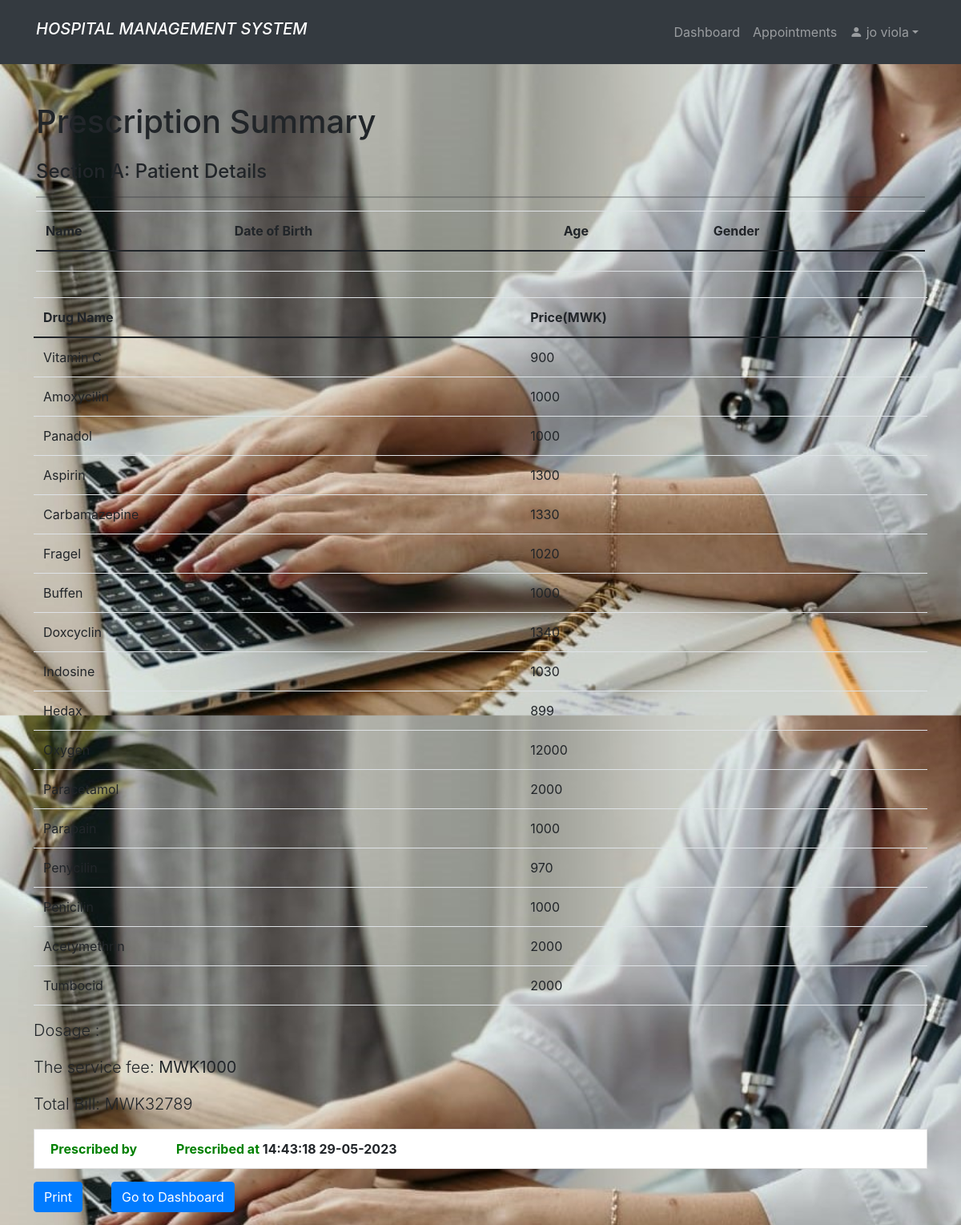
Page /doc_billing.php (signed in) on the earlier database version.
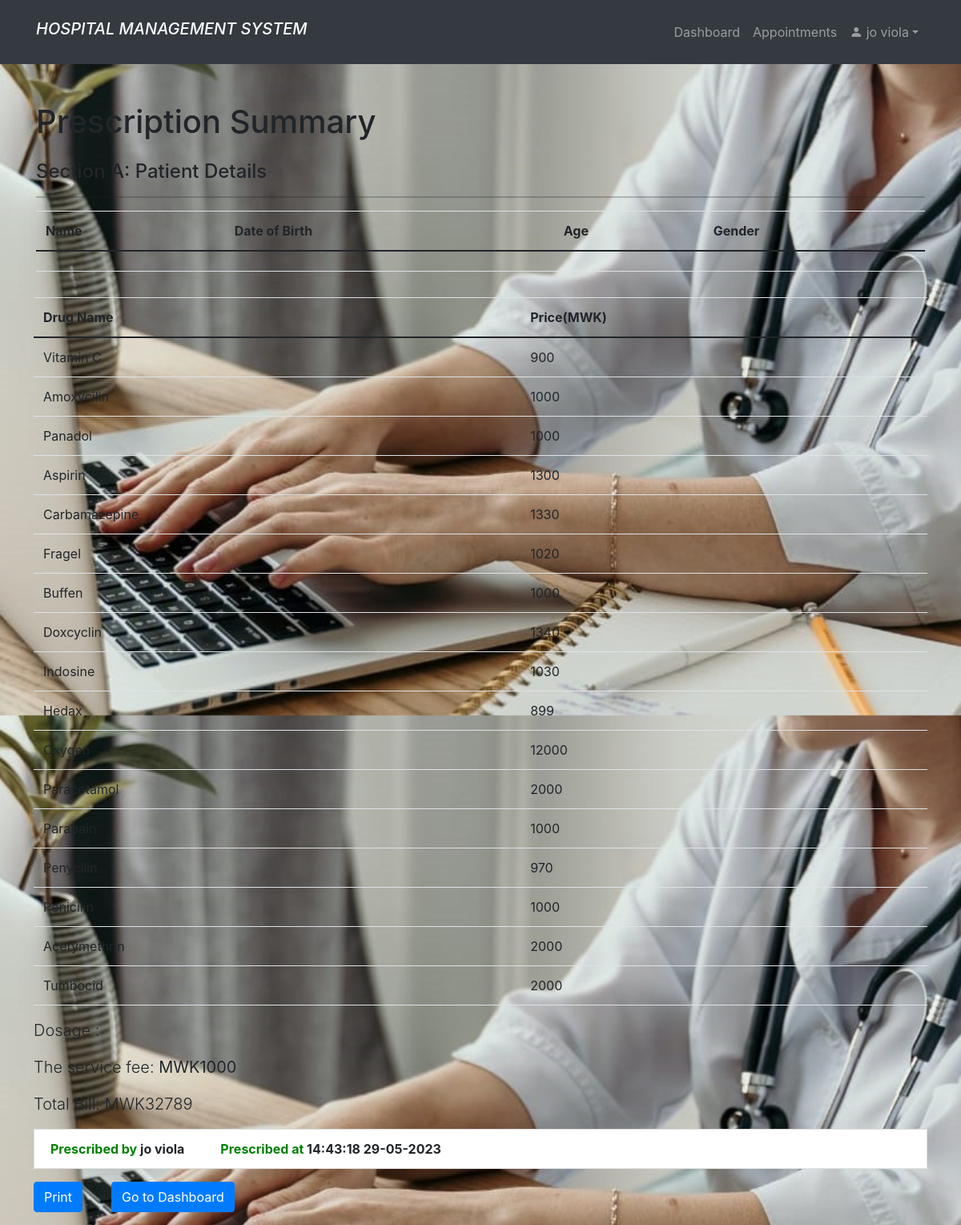
Same page on the later database version.
### tables this page shows
CREATE TABLE `doctor` (
  `id` int(11) NOT NULL,
  `uname` varchar(100) NOT NULL,
  `prof` varchar(100) NOT NULL,
  `pwd` varchar(100) NOT NULL
);

### doc_billing.php (the view, shortened to what the changed rows need)
<?php
    include "comfig.php";
    include "dnavbar.php";
    if (isset($_SESSION['id']) && isset($_SESSION['uname'])){
        $servicefee= 1000;
        $patient_id = $_SESSION["patient_id"];
?>
<!DOCTYPE html>
<html lang="en">
  <head>
    <link rel="stylesheet" href="https://maxcdn.bootstrapcdn.com/bootstrap/4.5.2/css/bootstrap.min.css">
    <link rel="stylesheet" href="https://maxcdn.bootstrapcdn.com/bootstrap/4.5.2/css/bootstrap.min.css">
  </head>
  <body>
    <div class="container mt-5">
      <div class="row">
        <div class="col-sm-12">
          <?php
          $stmt = $mysqli->prepare("SELECT * FROM patient WHERE id = ?");
          $stmt->bind_param("i", $patient_id);
          $result = $stmt->execute();
          if ($result === false) {
            echo "<div class='alert alert-danger' role='alert'>Error: " . $stmt->error . "</div>";
          } else {
                      $patient = $stmt->get_result()->fetch_assoc();
                      echo "<h1 class='mb-4'>Prescription Summary</h1>";
                        echo "<h4 class='mb-3'>Section A: Patient Details</h4>";?>
                        <table class="table table-hover" style="overflow:auto">
                            <thead class="table table-hover">
                                <tr>
                                    <th>Name</th>
                                    <th>Date of Birth</th>
                                    <th>Age</th>
                                    <th>Gender</th>
                                </tr>
                            </thead>
                        </table>
                        <?php
                    }
          echo "<div class='row mb-3'>";
                echo "<div class='table-responsive'>";
                echo "<table class='table table-striped'>";
                echo "<thead>";
                $patient_id = $patient["id"];
                $total_amount = 0;
                echo "<table class='table'>";
                echo "<thead><tr><th>Drug Name</th><th>Price(MWK)</th></tr></thead>";
                echo "<tbody>";
                $stmt = $mysqli->prepare("SELECT drug, dosage FROM patient WHERE id = ?");
                $stmt->bind_param("i", $patient_id);
                $stmt->execute();
                $result = $stmt->get_result();
                $patientData = $result->fetch_assoc();
                $drugs = explode(", ", $patientData['drug']);
                $dosage = $patientData['dosage'];
                foreach ($drugs as $drug) {
                    $drugNamePattern = "%$drug%";
                    $stmt = $mysqli->prepare("SELECT drug_name, drug_price2 FROM drug WHERE drug_name LIKE ?");
                    $stmt->bind_param("s", $drugNamePattern);
                    $stmt->execute();
                    $result = $stmt->get_result();
                    if ($result->num_rows > 0) {
                        while ($row = $result->fetch_assoc()) {
                            echo "<tr><td>" . $row["drug_name"] . "</td><td>" . $row["drug_price2"] . "</td></tr>";
                            $total_amount += $row["drug_price2"];
                        }
                    }
                }
                $total_bill = $total_amount + $servicefee;
                echo "</tbody>";
                echo "</table>";
                echo "<p class='lead'>Dosage : <strong>" . $dosage . "</strong></p>";
                echo "<p class='lead'>The service fee: <strong> MWK" . $servicefee . "</strong></p>";
                echo "<p class='lead'>Total Bill: MWK" . $total_bill . "</p>";
                if (isset($_SESSION['uname'])) {
                    $username = $_SESSION['uname'];
                    $stmt = $mysqli->prepare("SELECT * FROM doctor WHERE uname = ?");
                    $stmt->bind_param("s", $username);
                    $result = $stmt->execute();
                    if ($result === false) {
                      echo "<div class='alert alert-danger' role='alert'>Error: " . $stmt->error . "</div>";
                    } else {
                      $doctor = $stmt->get_result()->fetch_assoc();
                      $prescribed_on = date("H:i:s d-m-Y ");
                      echo "<p class='list-group-item'><b style='color: green;'>Prescribed by</b><b> " . $doctor['uname'] . "</b>&nbsp;&nbsp; &nbsp; &nbsp;&nbsp; &nbsp;  <b style='color: green;'>Prescribed at </b><b>".$prescribed_on." </b></p>";
                      echo "<a href='download_pdf.php' class='btn btn-primary'>Print</a>";
                      echo "<a href='doc_dashboard.php' class='btn btn-primary'>Go to Dashboard</a>";
                    }
                }
                ?>
        </div>
      </div>
    </div>
  </body>
</html>
<?php
    }else {
        header("Location: home.php");
        exit();
    }
?>

Differences in the rows shown:
added doctor: uname "jo viola"
